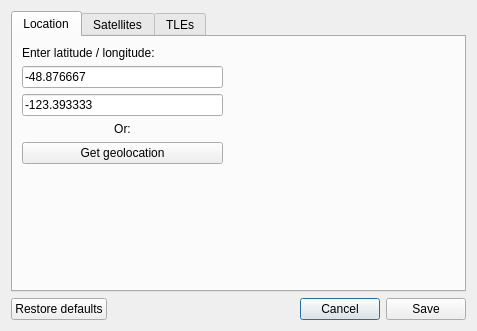
<?xml version="1.0" encoding="UTF-8"?>
<ui version="4.0">
 <class>Preferences</class>
 <widget class="QDialog" name="Preferences">
  <property name="geometry">
   <rect>
    <x>0</x>
    <y>0</y>
    <width>477</width>
    <height>331</height>
   </rect>
  </property>
  <property name="windowTitle">
   <string>Preferences</string>
  </property>
  <layout class="QGridLayout" name="gridLayout">
   <item row="1" column="2">
    <widget class="QPushButton" name="CancelButton">
     <property name="text">
      <string>Cancel</string>
     </property>
    </widget>
   </item>
   <item row="1" column="1">
    <spacer name="horizontalSpacer_3">
     <property name="orientation">
      <enum>Qt::Orientation::Horizontal</enum>
     </property>
     <property name="sizeHint" stdset="0">
      <size>
       <width>40</width>
       <height>20</height>
      </size>
     </property>
    </spacer>
   </item>
   <item row="1" column="3">
    <widget class="QPushButton" name="SaveButton_2">
     <property name="text">
      <string>Save</string>
     </property>
    </widget>
   </item>
   <item row="1" column="0">
    <widget class="QPushButton" name="RestoreDefButton">
     <property name="text">
      <string>Restore defaults</string>
     </property>
    </widget>
   </item>
   <item row="0" column="0" colspan="4">
    <widget class="QTabWidget" name="tabWidget">
     <property name="currentIndex">
      <number>0</number>
     </property>
     <property name="tabsClosable">
      <bool>false</bool>
     </property>
     <widget class="QWidget" name="tab">
      <attribute name="title">
       <string>Location</string>
      </attribute>
      <layout class="QGridLayout" name="gridLayout_2">
       <item row="4" column="0">
        <widget class="QLabel" name="label_2">
         <property name="text">
          <string>Or:</string>
         </property>
         <property name="alignment">
          <set>Qt::AlignmentFlag::AlignCenter</set>
         </property>
        </widget>
       </item>
       <item row="6" column="1">
        <spacer name="verticalSpacer">
         <property name="orientation">
          <enum>Qt::Orientation::Vertical</enum>
         </property>
         <property name="sizeHint" stdset="0">
          <size>
           <width>20</width>
           <height>40</height>
          </size>
         </property>
        </spacer>
       </item>
       <item row="1" column="1" colspan="2">
        <spacer name="horizontalSpacer">
         <property name="orientation">
          <enum>Qt::Orientation::Horizontal</enum>
         </property>
         <property name="sizeHint" stdset="0">
          <size>
           <width>40</width>
           <height>20</height>
          </size>
         </property>
        </spacer>
       </item>
       <item row="3" column="0">
        <widget class="QLineEdit" name="LonInputBox">
         <property name="text">
          <string>-123.393333</string>
         </property>
         <property name="placeholderText">
          <string>Input longitude here</string>
         </property>
        </widget>
       </item>
       <item row="5" column="0">
        <widget class="QPushButton" name="GeolocateButton">
         <property name="sizePolicy">
          <sizepolicy hsizetype="Minimum" vsizetype="Fixed">
           <horstretch>0</horstretch>
           <verstretch>0</verstretch>
          </sizepolicy>
         </property>
         <property name="text">
          <string>Get geolocation</string>
         </property>
        </widget>
       </item>
       <item row="1" column="0">
        <widget class="QLineEdit" name="LatInputBox">
         <property name="toolTip">
          <string/>
         </property>
         <property name="inputMask">
          <string/>
         </property>
         <property name="text">
          <string>-48.876667</string>
         </property>
         <property name="placeholderText">
          <string>Input latitude here</string>
         </property>
        </widget>
       </item>
       <item row="3" column="2" rowspan="2">
        <spacer name="horizontalSpacer_2">
         <property name="orientation">
          <enum>Qt::Orientation::Horizontal</enum>
         </property>
         <property name="sizeHint" stdset="0">
          <size>
           <width>40</width>
           <height>20</height>
          </size>
         </property>
        </spacer>
       </item>
       <item row="0" column="0" colspan="3">
        <widget class="QLabel" name="CurrentLatLon">
         <property name="sizePolicy">
          <sizepolicy hsizetype="Preferred" vsizetype="Preferred">
           <horstretch>0</horstretch>
           <verstretch>0</verstretch>
          </sizepolicy>
         </property>
         <property name="text">
          <string>Enter latitude / longitude:</string>
         </property>
        </widget>
       </item>
      </layout>
     </widget>
     <widget class="QWidget" name="tab_3">
      <attribute name="title">
       <string>Satellites</string>
      </attribute>
      <layout class="QGridLayout" name="gridLayout_4">
       <item row="4" column="1" colspan="2">
        <widget class="QPushButton" name="SatelliteRemove">
         <property name="text">
          <string>Delete satellite</string>
         </property>
        </widget>
       </item>
       <item row="1" column="0">
        <widget class="QLabel" name="label_5">
         <property name="text">
          <string>Tracked satellites:</string>
         </property>
        </widget>
       </item>
       <item row="0" column="1" colspan="3">
        <widget class="QLineEdit" name="UpdateRate">
         <property name="text">
          <string>1000</string>
         </property>
         <property name="placeholderText">
          <string>Enter a value in milliseconds</string>
         </property>
        </widget>
       </item>
       <item row="3" column="0" colspan="4">
        <widget class="QLineEdit" name="SatelliteIDbox">
         <property name="placeholderText">
          <string>Type the 5 digit NORAD ID number of the satellites you want to track here</string>
         </property>
        </widget>
       </item>
       <item row="4" column="0">
        <widget class="QPushButton" name="SatelliteAdd">
         <property name="text">
          <string>Add satellite</string>
         </property>
        </widget>
       </item>
       <item row="5" column="0" colspan="4">
        <widget class="QListView" name="SatelliteList"/>
       </item>
       <item row="4" column="3">
        <spacer name="horizontalSpacer_4">
         <property name="orientation">
          <enum>Qt::Orientation::Horizontal</enum>
         </property>
         <property name="sizeHint" stdset="0">
          <size>
           <width>40</width>
           <height>20</height>
          </size>
         </property>
        </spacer>
       </item>
       <item row="0" column="0">
        <widget class="QLabel" name="label">
         <property name="text">
          <string>Satellite update rate (msec):</string>
         </property>
        </widget>
       </item>
      </layout>
     </widget>
     <widget class="QWidget" name="tab_2">
      <attribute name="title">
       <string>TLEs</string>
      </attribute>
      <layout class="QGridLayout" name="gridLayout_3">
       <item row="3" column="0">
        <widget class="QPushButton" name="TLEadd">
         <property name="text">
          <string>Add source</string>
         </property>
        </widget>
       </item>
       <item row="0" column="2">
        <widget class="QComboBox" name="TLEupdateUnit">
         <item>
          <property name="text">
           <string>Hours</string>
          </property>
         </item>
         <item>
          <property name="text">
           <string>Days</string>
          </property>
         </item>
         <item>
          <property name="text">
           <string>Weeks</string>
          </property>
         </item>
         <item>
          <property name="text">
           <string>Months</string>
          </property>
         </item>
        </widget>
       </item>
       <item row="2" column="0" colspan="4">
        <widget class="QLineEdit" name="TLEsource">
         <property name="sizePolicy">
          <sizepolicy hsizetype="Expanding" vsizetype="Fixed">
           <horstretch>0</horstretch>
           <verstretch>0</verstretch>
          </sizepolicy>
         </property>
         <property name="placeholderText">
          <string>Type TLE source link here</string>
         </property>
        </widget>
       </item>
       <item row="0" column="0">
        <widget class="QLabel" name="label_3">
         <property name="text">
          <string>TLE update period: </string>
         </property>
        </widget>
       </item>
       <item row="0" column="1">
        <widget class="QSpinBox" name="TLEupdatePeriod">
         <property name="minimum">
          <number>1</number>
         </property>
         <property name="maximum">
          <number>99999999</number>
         </property>
         <property name="value">
          <number>24</number>
         </property>
        </widget>
       </item>
       <item row="1" column="0" colspan="4">
        <widget class="QLabel" name="label_4">
         <property name="text">
          <string>TLE sources: </string>
         </property>
         <property name="alignment">
          <set>Qt::AlignmentFlag::AlignCenter</set>
         </property>
        </widget>
       </item>
       <item row="4" column="0" colspan="4">
        <widget class="QListView" name="TLElist"/>
       </item>
       <item row="3" column="1">
        <widget class="QPushButton" name="TLEremove">
         <property name="text">
          <string>Delete source</string>
         </property>
        </widget>
       </item>
      </layout>
     </widget>
    </widget>
   </item>
  </layout>
 </widget>
 <resources/>
 <connections/>
</ui>
